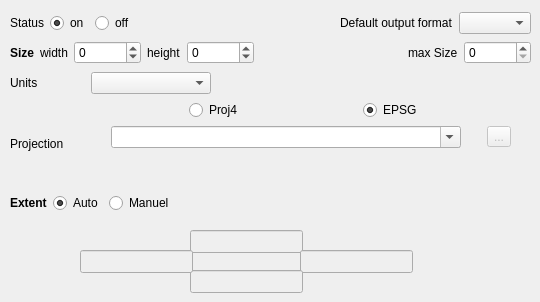
   <widget class="QWidget" name="mainTabForm">
    <property name="toolTip">
     <string>&lt;html&gt;&lt;head/&gt;&lt;body&gt;&lt;p&gt;Main configuration settings for the map object.&lt;/p&gt;&lt;/body&gt;&lt;/html&gt;</string>
    </property>
    <attribute name="title">
     <string>Main</string>
    </attribute>
    <attribute name="toolTip">
     <string>&lt;html&gt;&lt;head/&gt;&lt;body&gt;&lt;p&gt;Main configuration settings for the map object.&lt;/p&gt;&lt;/body&gt;&lt;/html&gt;</string>
    </attribute>
    <widget class="QLineEdit" name="mf_map_extent_top">
     <property name="enabled">
      <bool>false</bool>
     </property>
     <property name="geometry">
      <rect>
       <x>190</x>
       <y>230</y>
       <width>113</width>
       <height>23</height>
      </rect>
     </property>
     <property name="toolTip">
      <string>&lt;html&gt;&lt;head/&gt;&lt;body&gt;&lt;p&gt;Top of extent.&lt;/p&gt;&lt;/body&gt;&lt;/html&gt;</string>
     </property>
    </widget>
    <widget class="QLineEdit" name="mf_map_extent_right">
     <property name="enabled">
      <bool>false</bool>
     </property>
     <property name="geometry">
      <rect>
       <x>300</x>
       <y>250</y>
       <width>113</width>
       <height>23</height>
      </rect>
     </property>
     <property name="toolTip">
      <string>&lt;html&gt;&lt;head/&gt;&lt;body&gt;&lt;p&gt;Right of extent.&lt;/p&gt;&lt;/body&gt;&lt;/html&gt;</string>
     </property>
    </widget>
    <widget class="QLineEdit" name="mf_map_extent_bottom">
     <property name="enabled">
      <bool>false</bool>
     </property>
     <property name="geometry">
      <rect>
       <x>190</x>
       <y>270</y>
       <width>113</width>
       <height>23</height>
      </rect>
     </property>
     <property name="toolTip">
      <string>&lt;html&gt;&lt;head/&gt;&lt;body&gt;&lt;p&gt;Bottom of extent.&lt;/p&gt;&lt;/body&gt;&lt;/html&gt;</string>
     </property>
    </widget>
    <widget class="QLineEdit" name="mf_map_extent_left">
     <property name="enabled">
      <bool>false</bool>
     </property>
     <property name="geometry">
      <rect>
       <x>80</x>
       <y>250</y>
       <width>113</width>
       <height>23</height>
      </rect>
     </property>
     <property name="toolTip">
      <string>&lt;html&gt;&lt;head/&gt;&lt;body&gt;&lt;p&gt;Left of extent.&lt;/p&gt;&lt;/body&gt;&lt;/html&gt;</string>
     </property>
    </widget>
    <widget class="QWidget" name="layoutWidget">
     <property name="geometry">
      <rect>
       <x>10</x>
       <y>40</y>
       <width>521</width>
       <height>25</height>
      </rect>
     </property>
     <layout class="QHBoxLayout" name="horizontalLayout">
      <item>
       <widget class="QLabel" name="size_label">
        <property name="font">
         <font>
          <weight>75</weight>
          <bold>true</bold>
         </font>
        </property>
        <property name="toolTip">
         <string>&lt;html&gt;&lt;head/&gt;&lt;body&gt;&lt;p&gt;Size of the map.&lt;/p&gt;&lt;/body&gt;&lt;/html&gt;</string>
        </property>
        <property name="text">
         <string>Size</string>
        </property>
       </widget>
      </item>
      <item>
       <widget class="QLabel" name="mf_sizewidth_label">
        <property name="text">
         <string>width</string>
        </property>
       </widget>
      </item>
      <item>
       <widget class="QSpinBox" name="mf_map_size_width">
        <property name="toolTip">
         <string>&lt;html&gt;&lt;head/&gt;&lt;body&gt;&lt;p&gt;Width of the map.&lt;/p&gt;&lt;/body&gt;&lt;/html&gt;</string>
        </property>
        <property name="minimum">
         <number>-1</number>
        </property>
        <property name="maximum">
         <number>999999</number>
        </property>
       </widget>
      </item>
      <item>
       <widget class="QLabel" name="mf_sizeheight_label">
        <property name="text">
         <string>height</string>
        </property>
       </widget>
      </item>
      <item>
       <widget class="QSpinBox" name="mf_map_size_height">
        <property name="toolTip">
         <string>&lt;html&gt;&lt;head/&gt;&lt;body&gt;&lt;p&gt;Height of the map.&lt;/p&gt;&lt;/body&gt;&lt;/html&gt;</string>
        </property>
        <property name="minimum">
         <number>-1</number>
        </property>
        <property name="maximum">
         <number>999999</number>
        </property>
       </widget>
      </item>
      <item>
       <spacer name="horizontalSpacer_2">
        <property name="orientation">
         <enum>Qt::Horizontal</enum>
        </property>
        <property name="sizeHint" stdset="0">
         <size>
          <width>40</width>
          <height>20</height>
         </size>
        </property>
       </spacer>
      </item>
      <item>
       <widget class="QLabel" name="mf_map_maxsize_label">
        <property name="text">
         <string>max Size</string>
        </property>
       </widget>
      </item>
      <item>
       <widget class="QSpinBox" name="mf_map_maxsize">
        <property name="toolTip">
         <string>&lt;html&gt;&lt;head/&gt;&lt;body&gt;&lt;p&gt;Max size for the map (height and/or width). Default to 2048 pixels.&lt;/p&gt;&lt;/body&gt;&lt;/html&gt;</string>
        </property>
        <property name="maximum">
         <number>99999999</number>
        </property>
       </widget>
      </item>
     </layout>
    </widget>
    <widget class="QWidget" name="layoutWidget">
     <property name="geometry">
      <rect>
       <x>10</x>
       <y>10</y>
       <width>521</width>
       <height>26</height>
      </rect>
     </property>
     <layout class="QHBoxLayout" name="horizontalLayout_2">
      <item>
       <widget class="QLabel" name="label">
        <property name="text">
         <string>Status</string>
        </property>
       </widget>
      </item>
      <item>
       <widget class="QRadioButton" name="mf_map_status_on">
        <property name="autoFillBackground">
         <bool>false</bool>
        </property>
        <property name="text">
         <string>on</string>
        </property>
        <property name="checked">
         <bool>true</bool>
        </property>
       </widget>
      </item>
      <item>
       <widget class="QRadioButton" name="mf_map_status_off">
        <property name="text">
         <string>off</string>
        </property>
       </widget>
      </item>
      <item>
       <spacer name="horizontalSpacer_4">
        <property name="orientation">
         <enum>Qt::Horizontal</enum>
        </property>
        <property name="sizeHint" stdset="0">
         <size>
          <width>40</width>
          <height>20</height>
         </size>
        </property>
       </spacer>
      </item>
      <item>
       <widget class="QLabel" name="mf_default_output_label">
        <property name="text">
         <string>Default output format</string>
        </property>
       </widget>
      </item>
      <item>
       <widget class="QComboBox" name="mf_map_outputformat">
        <property name="toolTip">
         <string>&lt;html&gt;&lt;head/&gt;&lt;body&gt;&lt;p&gt;Default output format&lt;/p&gt;&lt;/body&gt;&lt;/html&gt;</string>
        </property>
       </widget>
      </item>
     </layout>
    </widget>
    <widget class="QWidget" name="layoutWidget">
     <property name="geometry">
      <rect>
       <x>10</x>
       <y>70</y>
       <width>201</width>
       <height>26</height>
      </rect>
     </property>
     <layout class="QHBoxLayout" name="horizontalLayout_3">
      <item>
       <widget class="QLabel" name="units_label">
        <property name="text">
         <string>Units</string>
        </property>
       </widget>
      </item>
      <item>
       <widget class="QComboBox" name="mf_map_units">
        <property name="minimumSize">
         <size>
          <width>120</width>
          <height>0</height>
         </size>
        </property>
        <property name="maximumSize">
         <size>
          <width>200</width>
          <height>16777215</height>
         </size>
        </property>
        <property name="toolTip">
         <string>&lt;html&gt;&lt;head/&gt;&lt;body&gt;&lt;p&gt;Units of the map coordinates.&lt;/p&gt;&lt;/body&gt;&lt;/html&gt;</string>
        </property>
        <property name="editable">
         <bool>false</bool>
        </property>
       </widget>
      </item>
     </layout>
    </widget>
    <widget class="QWidget" name="layoutWidget">
     <property name="geometry">
      <rect>
       <x>10</x>
       <y>190</y>
       <width>521</width>
       <height>26</height>
      </rect>
     </property>
     <layout class="QHBoxLayout" name="horizontalLayout_6">
      <item>
       <widget class="QLabel" name="mf_map_extent_label">
        <property name="font">
         <font>
          <weight>75</weight>
          <bold>true</bold>
         </font>
        </property>
        <property name="toolTip">
         <string>&lt;html&gt;&lt;head/&gt;&lt;body&gt;&lt;p&gt;Extent of the map: set to auto to let Mapfile Editor calculate it.&lt;/p&gt;&lt;/body&gt;&lt;/html&gt;</string>
        </property>
        <property name="text">
         <string>Extent</string>
        </property>
       </widget>
      </item>
      <item>
       <widget class="QRadioButton" name="mf_map_extent_auto">
        <property name="text">
         <string>Auto</string>
        </property>
        <property name="checked">
         <bool>true</bool>
        </property>
       </widget>
      </item>
      <item>
       <widget class="QRadioButton" name="mf_map_extent_manuel">
        <property name="text">
         <string>Manuel</string>
        </property>
       </widget>
      </item>
      <item>
       <spacer name="horizontalSpacer">
        <property name="orientation">
         <enum>Qt::Horizontal</enum>
        </property>
        <property name="sizeHint" stdset="0">
         <size>
          <width>40</width>
          <height>20</height>
         </size>
        </property>
       </spacer>
      </item>
     </layout>
    </widget>
    <widget class="QWidget" name="layoutWidget">
     <property name="geometry">
      <rect>
       <x>10</x>
       <y>100</y>
       <width>521</width>
       <height>87</height>
      </rect>
     </property>
     <layout class="QHBoxLayout" name="projectionLayout">
      <item>
       <widget class="QLabel" name="mf_map_projection_label">
        <property name="enabled">
         <bool>true</bool>
        </property>
        <property name="minimumSize">
         <size>
          <width>75</width>
          <height>0</height>
         </size>
        </property>
        <property name="maximumSize">
         <size>
          <width>75</width>
          <height>16777215</height>
         </size>
        </property>
        <property name="baseSize">
         <size>
          <width>0</width>
          <height>0</height>
         </size>
        </property>
        <property name="text">
         <string>Projection</string>
        </property>
       </widget>
      </item>
      <item>
       <layout class="QVBoxLayout" name="verticalLayout_2">
        <item>
         <layout class="QHBoxLayout" name="horizontalLayout_40">
          <property name="sizeConstraint">
           <enum>QLayout::SetDefaultConstraint</enum>
          </property>
          <item>
           <widget class="QRadioButton" name="mf_map_projection_btproj">
            <property name="minimumSize">
             <size>
              <width>70</width>
              <height>0</height>
             </size>
            </property>
            <property name="maximumSize">
             <size>
              <width>70</width>
              <height>16777215</height>
             </size>
            </property>
            <property name="baseSize">
             <size>
              <width>70</width>
              <height>0</height>
             </size>
            </property>
            <property name="toolTip">
             <string>&lt;html&gt;&lt;head/&gt;&lt;body&gt;&lt;p&gt;Define projection using WKT Proj4 string.&lt;/p&gt;&lt;/body&gt;&lt;/html&gt;</string>
            </property>
            <property name="text">
             <string>Proj4</string>
            </property>
           </widget>
          </item>
          <item>
           <widget class="QRadioButton" name="mf_map_projection_btepsg">
            <property name="minimumSize">
             <size>
              <width>70</width>
              <height>0</height>
             </size>
            </property>
            <property name="maximumSize">
             <size>
              <width>70</width>
              <height>16777215</height>
             </size>
            </property>
            <property name="baseSize">
             <size>
              <width>70</width>
              <height>0</height>
             </size>
            </property>
            <property name="toolTip">
             <string>&lt;html&gt;&lt;head/&gt;&lt;body&gt;&lt;p&gt;Define projection using EPSG code.&lt;/p&gt;&lt;/body&gt;&lt;/html&gt;</string>
            </property>
            <property name="text">
             <string>EPSG</string>
            </property>
            <property name="checked">
             <bool>true</bool>
            </property>
           </widget>
          </item>
         </layout>
        </item>
        <item>
         <layout class="QHBoxLayout" name="horizontalLayout_30">
          <item>
           <widget class="QComboBox" name="mf_map_projection">
            <property name="minimumSize">
             <size>
              <width>300</width>
              <height>0</height>
             </size>
            </property>
            <property name="maximumSize">
             <size>
              <width>350</width>
              <height>16777215</height>
             </size>
            </property>
            <property name="toolTip">
             <string>&lt;html&gt;&lt;head/&gt;&lt;body&gt;&lt;p&gt;Search EPSG code using EPSG key word or WKT proj4 string using +proj key word. Projection are always store in wkt proj string for best performance.&lt;/p&gt;&lt;/body&gt;&lt;/html&gt;</string>
            </property>
            <property name="editable">
             <bool>true</bool>
            </property>
           </widget>
          </item>
          <item>
           <widget class="QToolButton" name="mf_map_projection_btlink">
            <property name="enabled">
             <bool>false</bool>
            </property>
            <property name="text">
             <string>...</string>
            </property>
            <property name="icon">
             <iconset>
              <normaloff>../../../../../../../../../../../../usr/share/icons/oxygen/16x16/actions/documentinfo.png</normaloff>../../../../../../../../../../../../usr/share/icons/oxygen/16x16/actions/documentinfo.png</iconset>
            </property>
           </widget>
          </item>
         </layout>
        </item>
        <item>
         <widget class="QLabel" name="mf_map_projection_info">
          <property name="styleSheet">
           <string notr="true"/>
          </property>
          <property name="text">
           <string/>
          </property>
          <property name="textFormat">
           <enum>Qt::LogText</enum>
          </property>
          <property name="margin">
           <number>5</number>
          </property>
         </widget>
        </item>
       </layout>
      </item>
     </layout>
    </widget>
   </widget>
